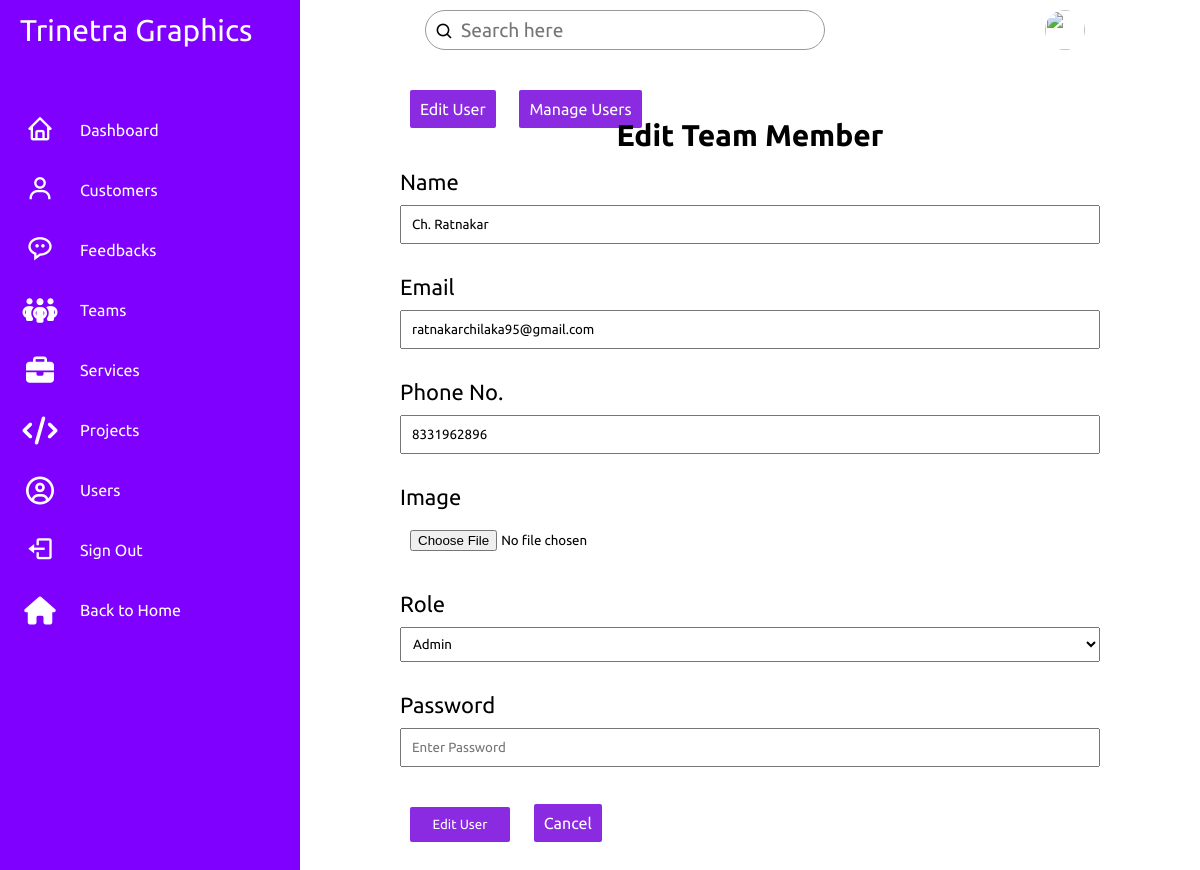
The page /admin-panel/users/edit.php?id=1 (signed in) on the database its author committed.
### tables this page shows
CREATE TABLE `users` (
  `id` int(11) NOT NULL,
  `username` text DEFAULT NULL,
  `email` text DEFAULT NULL,
  `password` text DEFAULT NULL,
  `phoneno` text DEFAULT NULL,
  `image` longblob DEFAULT NULL,
  `role` text DEFAULT NULL,
  `createdat` timestamp NOT NULL DEFAULT current_timestamp()
);

### admin-panel/users/edit.php (the view, shortened to what this page needs)
 <?php
    if($_SESSION['access'] == 1){
    require_once('../config.php');
    $username = "";
    $email = "";
    $phone = "";
    $file = "";
    $role = "";
    if($_SERVER['REQUEST_METHOD'] == 'GET'){
        $id = $_GET["id"];
        $result = mysqli_query($db,"SELECT * FROM `users` WHERE id=$id");
        $row = $result->fetch_assoc();
        $username = $row['username'];
        $email = $row['email'];
        $phone = $row['phoneno'];
        $file = $row['image'];
        $role = $row['role'];
    }
?>
<!DOCTYPE html>
<html lang="en">
<head>
    <link rel="stylesheet" href="../../css/admin.css">
    <link href='https://unpkg.com/boxicons@2.1.4/css/boxicons.min.css' rel='stylesheet'>
    <link rel="stylesheet" href="https://cdnjs.cloudflare.com/ajax/libs/font-awesome/6.3.0/css/all.min.css">
</head>
<body>
    <div class="container">
        <div class="navigation">
            <ul>
                <li>
                    <a href="#">
                        <span class="title heading">Trinetra Graphics</span>
                    </a>
                </li>
                <li>
                    <a href="../admin.php">
                        <span class="icon"><i class='bx bx-home' ></i></span>
                        <span class="title">Dashboard</span>
                    </a>
                </li>
                <li>
                    <a href="#">
                        <span class="icon"><i class='bx bx-user' ></i></span>
                        <span class="title">Customers</span>
                    </a>
                </li>
                <li>
                    <a href="../feedback/index.php">
                        <span class="icon"><i class='bx bx-message-rounded-dots' ></i></span>
                        <span class="title">Feedbacks</span>
                    </a>
                </li>
                <li>
                    <a href="../teams/index.php">
                        <span class="icon"><i class="fa-solid fa-people-group"></i></span>
                        <span class="title">Teams</span>
                    </a>
                </li>
                <li>
                    <a href="../services/index.php">
                        <span class="icon"><i class="fa-solid fa-briefcase"></i></span>
                        <span class="title">Services</span>
                    </a>
                </li>
                <li>
                    <a href="../projects/index.php">
                        <span class="icon"><i class="fa-solid fa-code"></i></span>
                        <span class="title">Projects</span>
                    </a>
                </li>
                <li>
                    <a href="../users/index.php">
                        <span class="icon"><i class="fa-regular fa-circle-user"></i></span>
                        <span class="title">Users</span>
                    </a>
                </li>
                <li>
                    <a href="../../logout.php">
                        <span class="icon"><i class='bx bx-log-out'></i></span>
                        <span class="title">Sign Out</span>
                    </a>
                </li>
                <li>
                    <a href="../../index.php">
                        <span class="icon"><i class="fa-sharp fa-solid fa-house"></i></span>
                        <span class="title">Back to Home</span>
                    </a>
                </li>
            </ul>
        </div>
    </div>
    <div class="main">
        <div class="topbar">
            <div class="search">
                <label>
                    <input type="text" placeholder="Search here">
                    <i class='bx bx-search' ></i>
                </label>
            </div>
            <div class="user">
                <?php echo "<img src='../data_base-images/users/{$_SESSION['image']}'>"; ?>
            </div>
        </div>
        <div class="admin-content">
            <div class="button-group">
                <a href="./create.php" class="admin-btn btn-blg">Edit User</a>
                <a href="./index.php" class="admin-btn btn-blg">Manage Users</a>
            </div>
            <div class="content">
                <h2 class="page-title">Edit Team Member</h2>
                <form action="#" method="post" enctype="multipart/form-data">
                    <div>
                        <label>Name</label>
                        <input type="text" name="username" class="text-input" value="<?php echo $username; ?>">
                    </div>
                    <div>
                        <label>Email</label>
                        <input type="email" name="email" class="text-input" value="<?php echo $email; ?>">
                    </div>
                    <div>
                        <label>Phone No.</label>
                        <input type="text" name="phone" class="text-input" value="<?php echo $phone; ?>">
                    </div>
                    <div>
                        <label>Image</label>
                        <input type="file" name="image" class="text-input" value="<?php echo $file; ?>">
                    </div>
                    <div>
                        <label>Role</label>
                        <select name="role" class="text-input" value="<?php echo $role; ?>">
                            <option value="Admin">Admin</option>
                        </select>
                    </div>
                    <div>
                        <label>Password</label>
                        <input type="password" name="password" id="password" placeholder="Enter Password">
                    </div>
                    <div>
                        <button type="submit" class="admin-btn btn-blg">Edit User</button>
                        <a href="./index.php" class="admin-btn btn-blg">Cancel</a>
                    </div>
                </form>
            </div>
        </div>
    </div>
</body>
</html>
<?php
    }
    else{
        header("Location: ./index.php");
    }
?>

### css/admin.css (style rules this page uses)
* { margin: 0; padding: 0; box-sizing: border-box; font-family: 'Ubuntu', sans-serif; }
:root { --violet: #7f00ff; --white: #fff; --grey: #f5f5f5; --black1: #222; --black2: #999; }
body { min-height: 100vh; overflow-x: hidden; }
a { text-decoration: none; }
.admin-btn { padding: 10px; margin: 10px; width: 100px; background-color: blueviolet; border-radius: 2px; color: white; }
.container { position: relative; width: 100%; }
.navigation { position: fixed; width: 300px; height: 100%; background: var(--violet); border-left: 10px solid var(--violet); transition: 0.5s; overflow: hidden; }
.navigation ul { position: absolute; top: 0; left: 0; width: 100%; }
.navigation ul li { position: relative; width: 100%; list-style: none; border-top-left-radius: 30px; border-bottom-left-radius: 30px; }
.navigation ul li:nth-child(1) { margin-bottom: 40px; pointer-events: none; }
.navigation ul li a { position: relative; display: block; width: 100%; display: flex; text-decoration: none; color: var(--white); }
.navigation ul li a .icon { position: relative; display: block; min-width: 60px; height: 60px; line-height: 70px; text-align: center; }
.navigation ul li a .icon i { font-size: 1.75em; }
.navigation ul li a .title { position: relative; display: block; padding: 0 10px; line-height: 60px; text-align: start; white-space: nowrap; }
.navigation ul li a .title.heading { font-size: 30px; }
.main { position: absolute; width: calc(100% - 300px); left: 300px; min-height: 100vh; background: var(--white); transition: 0.5s; }
.topbar { width: 100%; height: 60px; display: flex; justify-content: space-around; align-items: center; padding: 0 10px; }
.search { position: relative; width: 400px; margin: 0 10px; }
.search label { position: relative; width: 100%; }
.search label input { width: 100%; height: 40px; border-radius: 40px; padding: 5px 20px; padding-left: 35px; font-size: 1.2em; outline: none; border: 1px solid var(--black2); }
.search label i { position: absolute; top: 0; left: 10px; font-size: 1.2em; }
.user { position: relative; width: 40px; height: 40px; border-radius: 50%; overflow: hidden; cursor: pointer; }
.user img { position: relative; top: 0; left: 0; width: 100%; height: 100%; object-fit: cover; }
.admin-content { position: relative; flex: 8; height: 100%; padding: 40px 100px 100px; overflow-y: scroll; }
.admin-content .page-title { text-align: center; margin-bottom: 16px; font-size: 30px; }
.admin-content .content .btn-blg { border: none; }
.admin-content .content form div { margin-bottom: 30px; }
.admin-content .content form label { display: block; font-size: 22px; margin-bottom: 10px; }
.admin-content .content form input { padding: 10px; width: 100%; }
.admin-content .content form select { padding: 8px; width: 100%; }

### rows shown on the page
users: username "Ch. Ratnakar", email "ratnakarchilaka95@gmail.com", phone "8331962896", role "Admin"
